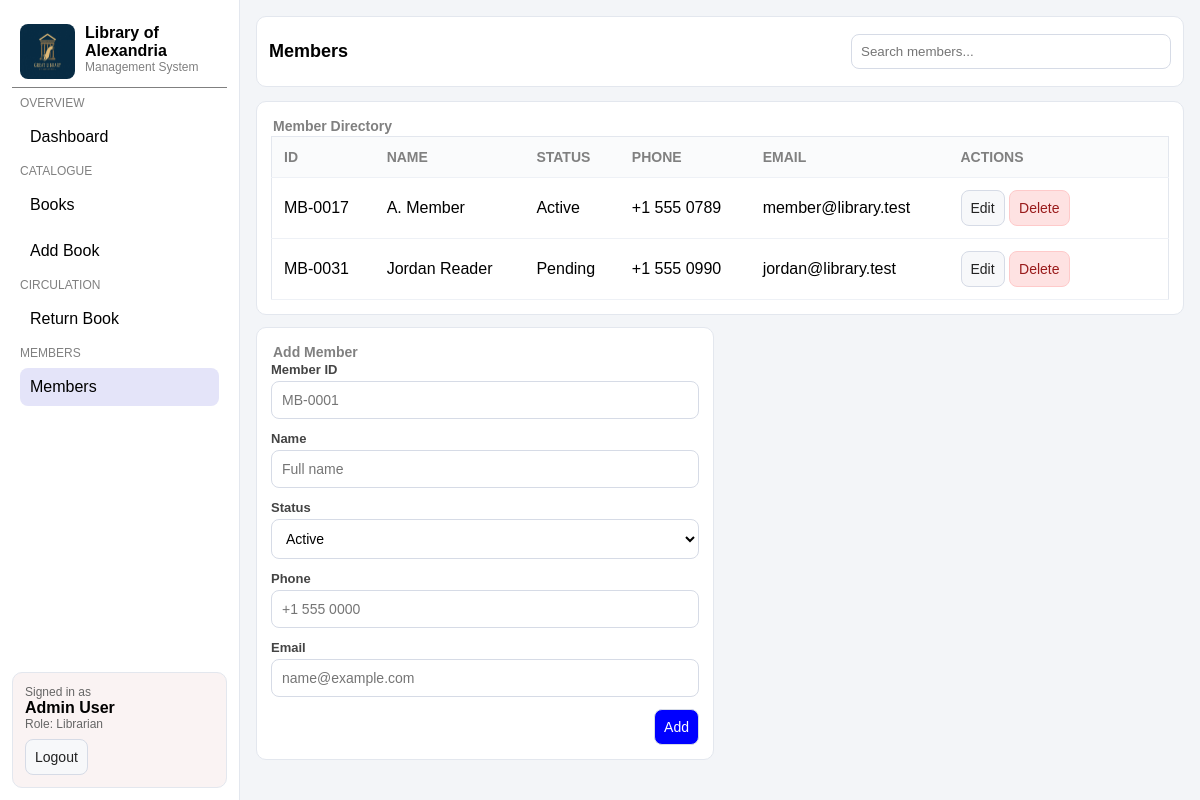
The page /members.php (signed in) on the database its author committed.
### tables this page shows
CREATE TABLE IF NOT EXISTS members (
  id         VARCHAR(32)  NOT NULL,
  name       VARCHAR(255) NOT NULL,
  status     VARCHAR(20)  NOT NULL DEFAULT 'Active',
  phone      VARCHAR(40)  NULL,
  email      VARCHAR(255) NULL,
  created_at TIMESTAMP    NOT NULL DEFAULT CURRENT_TIMESTAMP,
  PRIMARY KEY (id)
);

### members.php (the view, shortened to what this page needs)
<?php
require_once 'db_connect.php';
$q      = trim($_GET['q'] ?? '');
if ($q !== '') {
    $like = "%$q%";
    $stmt = $conn->prepare('SELECT * FROM members WHERE id LIKE ? OR name LIKE ? OR phone LIKE ? OR email LIKE ? ORDER BY created_at DESC');
    $stmt->bind_param('ssss', $like, $like, $like, $like);
    $stmt->execute();
    $members = $stmt->get_result()->fetch_all(MYSQLI_ASSOC);
} else {
    $members = $conn->query('SELECT * FROM members ORDER BY created_at DESC')->fetch_all(MYSQLI_ASSOC);
}
require_once 'header.php';
?>
      <header class="topbar">
        <h1>Members</h1>
        <div class="actions">
          <form class="search" action="members.php" method="get">
            <input type="text" name="q" placeholder="Search members..." value="<?php echo htmlspecialchars($q); ?>">
          </form>
        </div>
      </header>
      <section class="grid">
        <div class="card span-12">
          <h2>Member Directory</h2>
          <div class="table-wrap">
            <table>
              <thead>
                <tr>
                  <th>ID</th>
                  <th>Name</th>
                  <th>Status</th>
                  <th>Phone</th>
                  <th>Email</th>
                  <th style="width:220px">Actions</th>
                </tr>
              </thead>
              <tbody>
              <?php foreach ($members as $m): ?>
                <tr>
                  <td><?php echo htmlspecialchars($m['id']); ?></td>
                  <td><?php echo htmlspecialchars($m['name']); ?></td>
                  <td><?php echo htmlspecialchars($m['status']); ?></td>
                  <td><?php echo htmlspecialchars($m['phone']); ?></td>
                  <td><?php echo htmlspecialchars($m['email']); ?></td>
                  <td>
                    <a class="btn" href="members.php?edit=<?php echo urlencode($m['id']); ?>">Edit</a>
                    <form action="members.php" method="post" style="display:inline" onsubmit="return confirm('Delete this member?');">
                      <button class="btn danger" type="submit">Delete</button>
                    </form>
                  </td>
                </tr>
              <?php endforeach; ?>
              </tbody>
            </table>
          </div>
        </div>
        <div class="card span-6">
          <h2>Add Member</h2>
          <form action="members.php" method="post" autocomplete="on">
            <div class="form-grid">
              <div class="field">
                <label for="member_id">Member ID</label>
                <input id="member_id" name="id" placeholder="MB-0001" required>
              </div>
              <div class="field">
                <label for="member_name">Name</label>
                <input id="member_name" name="name" placeholder="Full name" required>
              </div>
              <div class="field">
                <label for="member_status">Status</label>
                <select id="member_status" name="status">
                  <option>Active</option>
                </select>
              </div>
              <div class="field">
                <label for="member_phone">Phone</label>
                <input id="member_phone" name="phone" placeholder="+1 555 0000">
              </div>
              <div class="field">
                <label for="member_email">Email</label>
                <input id="member_email" name="email" placeholder="name@example.com">
              </div>
            </div>
            <div class="form-actions">
              <button class="btn primary" type="submit">Add</button>
            </div>
          </form>
        </div>
      </section>
<?php require_once 'footer.php'; ?>

### heisenberg.css (style rules this page uses)
* { box-sizing: border-box; }
body { margin: 0; font-family: Arial, Helvetica, sans-serif; background: #f3f5f8; color: black; }
.topbar { display: flex; justify-content: space-between; align-items: center; background-color: white; border: 1px solid #e3e7ee; border-radius: 10px; padding: 12px; }
.topbar h1 { font-size: 18px; }
.topbar .actions { display: flex; align-items: center; gap: 10px; }
.search input { padding: 9px; border: 1px solid #d6dbe6; border-radius: 8px; width: 320px; }
.grid { margin-top: 14px; display: grid; grid-template-columns: repeat(12, 1fr); gap: 12px; }
.card { background: #fff; border: 1px solid #e3e7ee; border-radius: 10px; padding: 14px; }
.card h2 { margin: 2px; font-size: 14px; color: grey; }
.span-6 { grid-column: span 6; }
.span-12 { grid-column: span 12; }
.btn { display: inline-block; padding: 9px; border-radius: 8px; border: 1px solid #d6dbe6; background: #f7f8fa; color: #222; text-decoration: none; cursor: pointer; font-size: 14px; }
.btn.primary { background: blue; color: #fff; }
.btn.danger { background: #fee2e2; border-color: #fecaca; color: #991b1b; }
.table-wrap { overflow-x: auto; }
table { width: 100%; border-collapse: collapse; min-width: 720px; background: white; border: 1px solid #e3e7ee; }
th, td { padding: 12px; border-bottom: 1px solid #eef1f6; text-align: left; }
th { font-size: 14px; text-transform: uppercase; color: grey; background: #fafbfc; }
label { display: block; font-size: 13px; font-weight: 600; color: #444; margin-bottom: 4px; }
.form-grid { display: grid; gap: 12px; }
.field input, .field select, .field textarea { width: 100%; padding: 10px; border-radius: 8px; border: 1px solid #d6dbe6; background: white; font-size: 14px; font-family: inherit; }
.form-actions { margin-top: 12px; display: flex; justify-content: flex-end; gap: 10px; }

### rows shown on the page
members: id "MB-0017", name "A. Member", status "Active", phone "+1 555 0789", email "member@library.test"
members: id "MB-0031", name "Jordan Reader", status "Pending", phone "+1 555 0990", email "jordan@library.test"

### other values the page prints
$adminName "Admin User"
